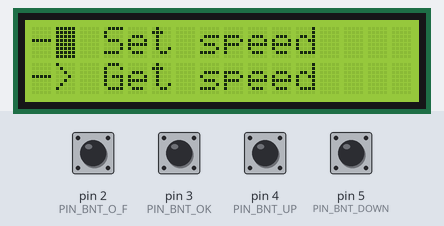
The sketch below on a simulated Arduino Uno, built with avr-gcc and run on an emulated ATmega328P. On the bench: 16×2 character LCD. The test bench sets the inputs (shaded band); at power-on: pin 2 (PIN_BNT_O_F), pin 3 (PIN_BNT_OK), pin 4 (PIN_BNT_UP), pin 5 (PIN_BNT_DOWN) HIGH. What the sketch prints to the serial monitor is not drawn.

Above: at 6.3 s.
6.4 s: pin 5 (PIN_BNT_DOWN) pulled LOW for 0.15 s
At 7.5 s:
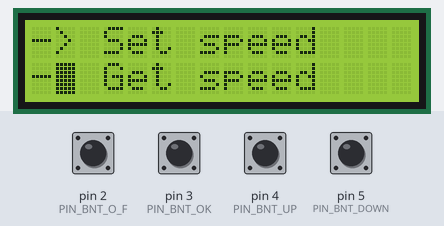
8.0 s: pin 5 (PIN_BNT_DOWN) pulled LOW for 1 s
At 9.9 s:
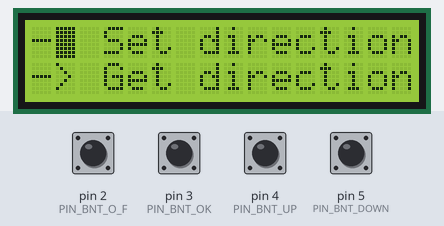
12.4 s: pin 4 (PIN_BNT_UP) pulled LOW for 0.15 s
At 12.7 s:
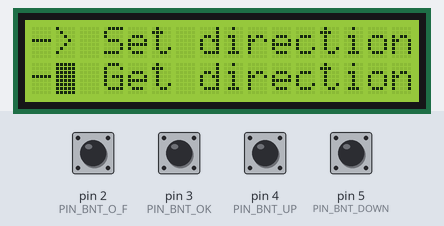
Timing chart, 0 to 15.4 s (numbered marks = the images above; inputs shaded):
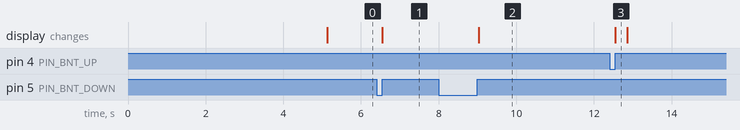

The sketch:

version_1.ino
```cpp
/**
 * @email : openprogramming23@gmail.com
 * @Auteur : Exaucé KIMBEMBE
 * @Date : 24/10/2023
 *
 *
 *
*/

// Vérification de la carte Arduino
#ifndef __AVR__
	#error "Ce programme a été tester sur une carte Arduino"
#endif

#define LCD_I2C true
#define COL 16 // Nombre de colonne de l'écran
#define ROW 2  // Nombre de ligne de l'écran

// Déclaration de l'objet LiquidCrystal
#if LCD_I2C == true
	#include <LiquidCrystal_I2C.h>
	LiquidCrystal_I2C lcd(0x27,COL,ROW);
#else
	#include <LiquidCrystal.h>

	#define RS 6
	#define E  7
	#define D4 8
	#define D5 9
	#define D6 10
	#define D7 11

	LiquidCrystal lcd(RS,E,D4,D5,D6,D7);
#endif

// Pins utilisés
#define PIN_BNT_O_F  2 // Bouton marche/arrêt
#define PIN_BNT_OK   3 // Bouton OK
#define PIN_BNT_UP   4 // Bouton up
#define PIN_BNT_DOWN 5 // Buton  down

// Menu de demarrage
#define ACCEUIL_l1	"    WELCOME     "
#define ACCEUIL_l2 	"OPENPROGRAMMING "

// Menu de selection
#define MENU_1 	"-> Set speed    "
#define MENU_2 	"-> Get speed    "
#define MENU_3  "-> Set direction"
#define MENU_4  "-> Get direction"

String tab_menu[4]={ MENU_1, MENU_2, MENU_3, MENU_4};

bool state_moteur = false; // Indique si le moteur est en marche ou pas
uint8_t index_option = 0;  // Index de l'option a afficher
uint8_t tab_af[2] = {0,1}; // Tableau contenant l'index du menu à afficher
uint8_t ligne_cursor = 0;  // Position du curseur sur l'ecran

#define DELAY 5000 // Pause système setup() (ms)

void menu(void);
bool detectionAppui(uint8_t pin);
void gestionBouton_O_F(void); // Utiliser dans l'intérruption
void gestionBouton_OK(void);
void gestionBouton_UP(void);
void gestionBouton_DOWN(void);


void setup(){
	Serial.begin(115200);//Initialisation de la communication série
	// Configuration de l'ecran lcd
	#if LCD_I2C == true
		lcd.init();
		lcd.backlight();
	#else
		lcd.begin(COL,ROW);
	#endif

	lcd.blink();
	lcd.clear();
	lcd.setCursor(0,0);
	lcd.print(ACCEUIL_l1);
	lcd.setCursor(0,1);
	lcd.print(ACCEUIL_l2);

	// Configuration des boutons de réglage
	pinMode(PIN_BNT_O_F, INPUT_PULLUP);
	pinMode(PIN_BNT_OK,  INPUT_PULLUP);
	pinMode(PIN_BNT_UP,  INPUT_PULLUP);
	pinMode(PIN_BNT_DOWN,INPUT_PULLUP);

	// Configuration de l'intérruption de changement d'état du moteur
	attachInterrupt(digitalPinToInterrupt(PIN_BNT_O_F), gestionBouton_O_F, FALLING);

	delay(DELAY);

	lcd.setCursor(0,0);
	lcd.print(tab_menu[tab_af[0]]);
	lcd.setCursor(0,1);
	lcd.print(tab_menu[tab_af[1]]);
}


void loop(){
	menu();// Affichage du menu
	gestionBouton_OK();//Permet de lancer l"option selectionner
	gestionBouton_DOWN();
	gestionBouton_UP();

	// Mise en marche du moteur
	if(state_moteur==true){
		Serial.println("moteur en marche");
	}
}


//---------------- Gestion des boutons
void gestionBouton_O_F(void){
	// changement d'état de la variable
	state_moteur = not state_moteur;
	// Arrêt du moteur
	if(state_moteur==false)
		Serial.println("moteur off");
}

// Permet de lancer l"option selectionner
void gestionBouton_OK(void){
	if (detectionAppui(PIN_BNT_OK)==true){
		Serial.println("Le bouton ok est cliqué");

		//
		if(index_option==0){}
		//
		else if(index_option==1){}
		//
		else if(index_option==2){}
		//
		else if(index_option==3){}
	}
}

// Chaque appui permet de décrémenté la variable pour aller ---> 0 (vers le bas)
void gestionBouton_DOWN(void){
	if (detectionAppui(PIN_BNT_UP)==true){
		if(index_option >= 1){
			--index_option;
			Serial.println(index_option);
		}
	}
}

// Chaque appui permet d'incrémenté la variable pour aller ---> index + 1 (vers le haut)
void gestionBouton_UP(void){
	if (detectionAppui(PIN_BNT_DOWN)==true){
		if(index_option < ((int)(sizeof(tab_menu)/sizeof(tab_menu[0]))) - 1){
			++index_option;
			Serial.println(index_option);
		}
	}
}

// Fonction permettant de détecter un appui sur un bouton
bool detectionAppui(uint8_t pin){
	if(not digitalRead(pin)==true){
		delayMicroseconds(100);// Attente après chaque appui
		while(not digitalRead(pin)==true){}// Si appui maintenant on ne fait rien
		if(not digitalRead(pin)==false){
			return true;
		}
	}
	return false;
}

// Affiche le menu sur l'écran lcd en fonction
void menu(void){
	static unsigned long _init = millis();

	// Mise à jour des index dans le tableau a afficher
	if(index_option==0 or index_option==1){
		tab_af[0] = 0;
		tab_af[1] = 1;
	}
	else if(index_option==2 or index_option==3){
		tab_af[0] = 2;
		tab_af[1] = 3;
	}

	// Affiche le message à l'écran
	if((millis() - _init) >= 500){
		lcd.setCursor(0,0);
		lcd.print(tab_menu[tab_af[0]]);
		lcd.setCursor(0,1);
		lcd.print(tab_menu[tab_af[1]]);

		_init = millis();// initialisation du temps
	}

	// Indique la ligne active sur l'écran
	if(index_option==0 or index_option==2)
		lcd.setCursor(1,0);
	else
		lcd.setCursor(1,1);
}
```

Measured:
- after the input at 6.4 s, the display: changes after 0.15 s (image 1)
- after the input at 8.0 s, the display: changes after 1.0 s (image 2)
- after the input at 12.4 s, the display: changes after 0.15 s (image 3)
